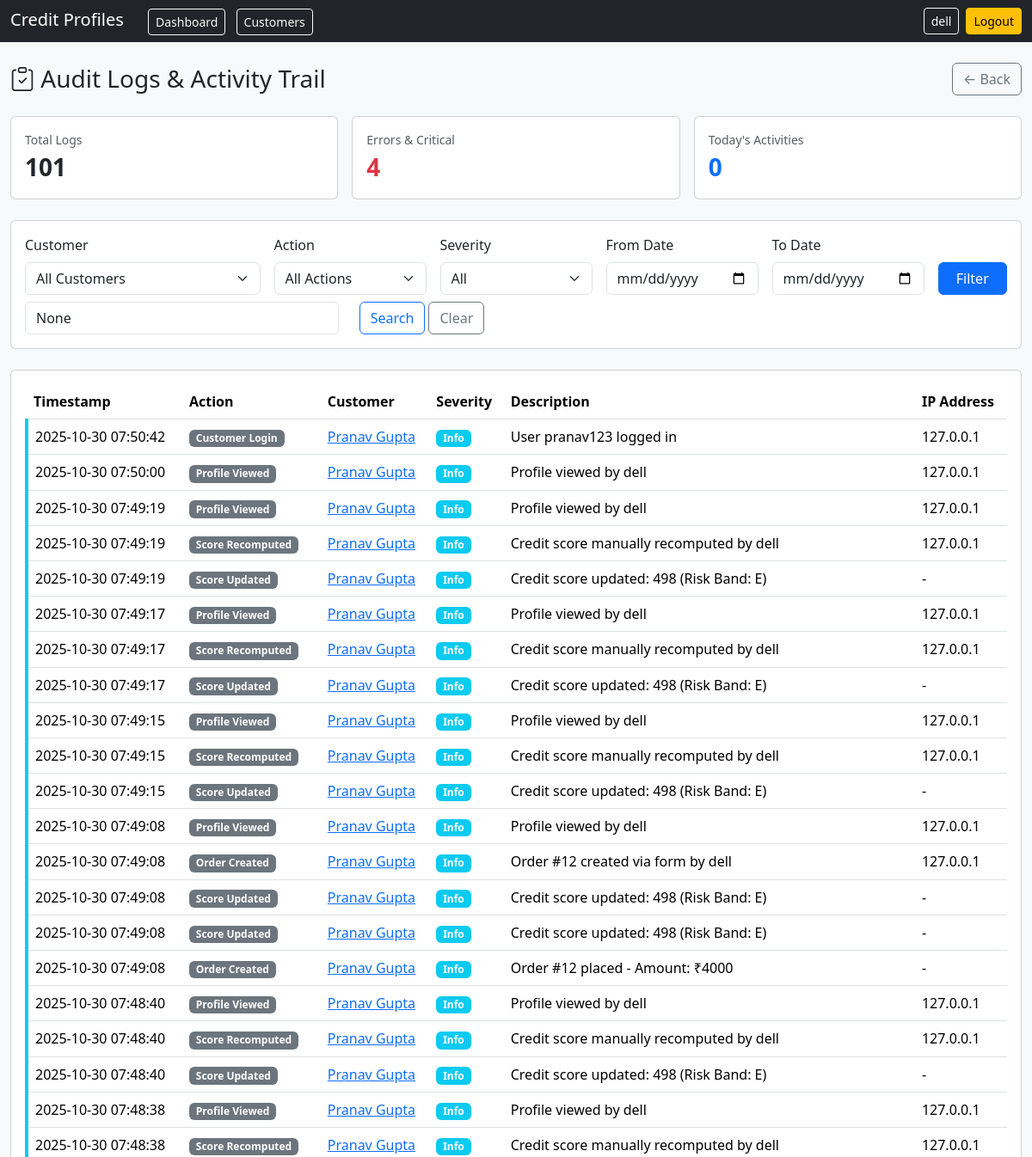
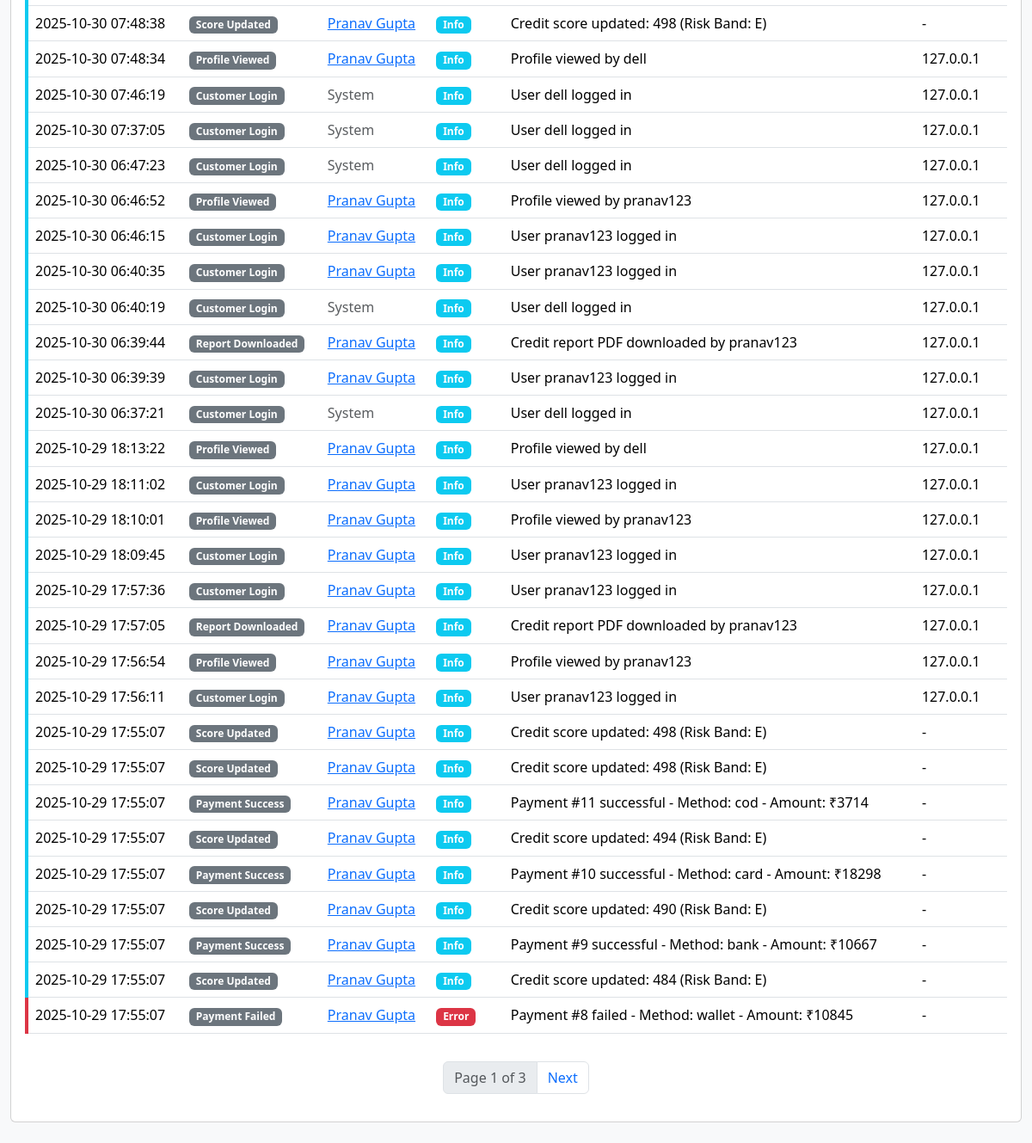
The page /audit-logs/ (signed in) on the database as committed earlier (2 pictures, top to bottom).
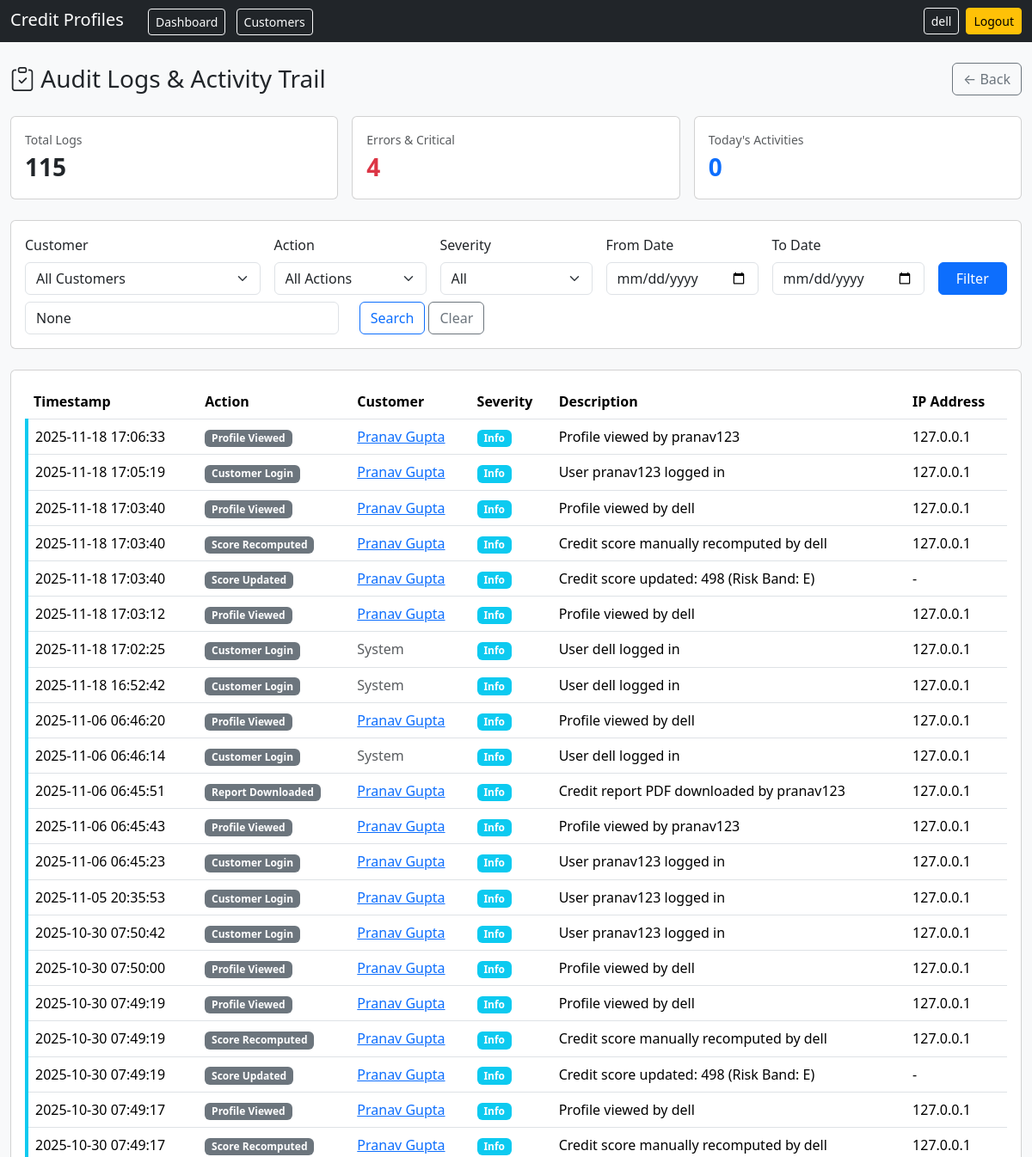
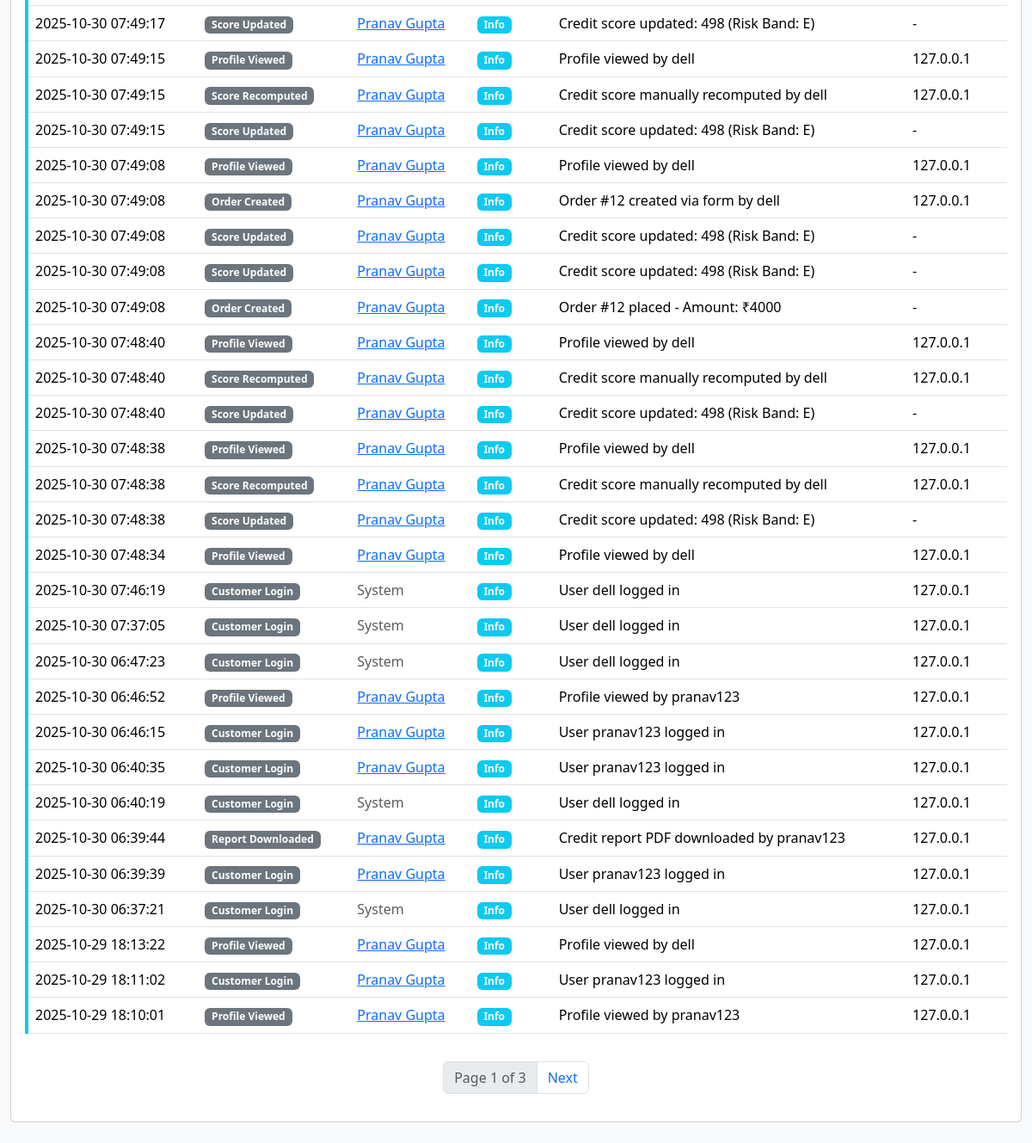
The same page on the database as committed later (2 pictures, top to bottom).
### profiles/models.py (models this page shows, shortened)
class ActivityLog(models.Model):
    SEVERITY_CHOICES = [
        ("info", "Info"),
        ("warning", "Warning"),
        ("error", "Error"),
        ("critical", "Critical"),
    ]
    ACTION_CHOICES = [
        ("order_created", "Order Created"),
        ("order_status_changed", "Order Status Changed"),
        ("payment_success", "Payment Success"),
        ("payment_failed", "Payment Failed"),
        ("score_updated", "Score Updated"),
        ("score_recomputed", "Score Recomputed"),
        ("customer_login", "Customer Login"),
        ("profile_viewed", "Profile Viewed"),
        ("report_downloaded", "Report Downloaded"),
        ("customer_created", "Customer Created"),
        ("customer_updated", "Customer Updated"),
    ]
    id = models.BigAutoField(primary_key=True)
    customer = models.ForeignKey(Customer, on_delete=models.CASCADE, related_name="activity_logs", null=True, blank=True)
    action = models.CharField(max_length=50, choices=ACTION_CHOICES)
    severity = models.CharField(max_length=20, choices=SEVERITY_CHOICES, default="info")
    description = models.TextField(blank=True)
    metadata = models.JSONField(default=dict, blank=True)  # Store additional context like user_id, order_id, etc.
    created_at = models.DateTimeField(auto_now_add=True)
    ip_address = models.GenericIPAddressField(null=True, blank=True)
    user_agent = models.TextField(blank=True)
    class Meta:
        ordering = ["-created_at"]
        indexes = [
            models.Index(fields=["-created_at"]),
            models.Index(fields=["customer", "-created_at"]),
            models.Index(fields=["action", "-created_at"]),
            models.Index(fields=["severity", "-created_at"]),
        ]

class Customer(models.Model):
    id = models.UUIDField(primary_key=True, default=uuid.uuid4, editable=False)
    full_name = models.CharField(max_length=200)
    email = models.EmailField(unique=True)
    phone = models.CharField(max_length=30, blank=True)
    created_at = models.DateTimeField(auto_now_add=True)

### profiles/views_audit.py (the view, shortened to what this page needs)
# urls.py: path("audit-logs/", audit_logs_page, name="audit-logs"),
@login_required
@user_passes_test(lambda u: u.is_staff)
def audit_logs_page(request: HttpRequest) -> HttpResponse:
    logs = ActivityLog.objects.select_related("customer").all()
    customer_id = request.GET.get("customer")
    action_filter = request.GET.get("action")
    severity_filter = request.GET.get("severity")
    date_from = request.GET.get("date_from")
    date_to = request.GET.get("date_to")
    search = request.GET.get("search")
    if customer_id:
        try:
            customer = Customer.objects.get(id=customer_id)
            logs = logs.filter(customer=customer)
        except Customer.DoesNotExist:
            pass
    if action_filter:
        logs = logs.filter(action=action_filter)
    if severity_filter:
        logs = logs.filter(severity=severity_filter)
    if date_from:
        try:
            logs = logs.filter(created_at__gte=date_from)
        except Exception:
            pass
    if search:
        logs = logs.filter(
            Q(description__icontains=search) |
            Q(customer__full_name__icontains=search) |
            Q(customer__email__icontains=search)
        )
    from django.core.paginator import Paginator
    paginator = Paginator(logs, 50)
    page_number = request.GET.get("page", 1)
    page_obj = paginator.get_page(page_number)
    total_logs = logs.count()
    error_count = logs.filter(severity__in=["error", "critical"]).count()
    today_count = logs.filter(created_at__gte=timezone.now().replace(hour=0, minute=0, second=0)).count()
    context = {
        "logs": page_obj,
        "total_logs": total_logs,
        "error_count": error_count,
        "today_count": today_count,
        "action_choices": ActivityLog.ACTION_CHOICES,
        "severity_choices": ActivityLog.SEVERITY_CHOICES,
        "customers": Customer.objects.all().order_by("-created_at")[:100],
        "filters": {
            "customer": customer_id,
            "action": action_filter,
            "severity": severity_filter,
            "date_from": date_from,
            "date_to": date_to,
            "search": search,
        }
    }
    return render(request, "profiles/audit_logs.html", context)

### profiles/templates/profiles/audit_logs.html (shortened to what the changed rows need)
<!doctype html>
<html>
  <head>
    <link href="https://cdn.jsdelivr.net/npm/bootstrap@5.3.3/dist/css/bootstrap.min.css" rel="stylesheet">
    <link href="https://cdn.jsdelivr.net/npm/bootstrap-icons@1.11.3/font/bootstrap-icons.min.css" rel="stylesheet">
  </head>
  <body class="bg-light">
    <div class="container-fluid py-4">
      <div class="d-flex justify-content-between align-items-center mb-4">
        <h1 class="h3 mb-0"><i class="bi bi-clipboard-check"></i> Audit Logs & Activity Trail</h1>
      </div>
      <div class="row g-3 mb-4">
        <div class="col-md-4">
          <div class="card">
            <div class="card-body">
              <div class="text-muted small">Total Logs</div>
              <div class="fs-3 fw-bold">{{ total_logs }}</div>
            </div>
          </div>
        </div>
      </div>
      <div class="card">
        <div class="card-body">
          <div class="table-responsive">
            <table class="table table-hover">
              <thead>
                <tr>
                  <th>Timestamp</th>
                  <th>Action</th>
                  <th>Customer</th>
                  <th>Severity</th>
                  <th>Description</th>
                  <th>IP Address</th>
                </tr>
              </thead>
              <tbody>
                {% for log in logs %}
                <tr class="severity-{{ log.severity }}">
                  <td>{{ log.created_at|date:"Y-m-d H:i:s" }}</td>
                  <td><span class="badge bg-secondary">{{ log.get_action_display }}</span></td>
                  <td>
                    {% if log.customer %}
                      <a href="/customers/{{ log.customer.id }}/">{{ log.customer.full_name }}</a>
                    {% else %}
                      <span class="text-muted">System</span>
                    {% endif %}
                  </td>
                  <td>
                    <span class="badge
                      {% if log.severity == 'info' %}bg-info
                      {% elif log.severity == 'warning' %}bg-warning text-dark
                      {% elif log.severity == 'error' %}bg-danger
                      {% else %}bg-dark
                      {% endif %}">
                      {{ log.get_severity_display }}
                    </span>
                  </td>
                  <td>{{ log.description }}</td>
                  <td>{{ log.ip_address|default:"-" }}</td>
                </tr>
                {% empty %}
                <tr>
                  <td colspan="6" class="text-center text-muted py-4">No logs found</td>
                </tr>
                {% endfor %}
              </tbody>
            </table>
          </div>
        </div>
      </div>
    </div>
  </body>
</html>

Rows that differ between the two databases and show on the page:
no longer on this page (row unchanged): ActivityLog: created_at "2025-10-29 18:09:45", action "Customer Login", customer.full_name "Pranav Gupta", severity "Info", description "User pranav123 logged in", ip_address "127.0.0.1"
no longer on this page (row unchanged): ActivityLog: created_at "2025-10-29 17:57:36", action "Customer Login", customer.full_name "Pranav Gupta", severity "Info", description "User pranav123 logged in", ip_address "127.0.0.1"
no longer on this page (row unchanged): ActivityLog: created_at "2025-10-29 17:57:05", action "Report Downloaded", customer.full_name "Pranav Gupta", severity "Info", description "Credit report PDF downloaded by pranav123", ip_address "127.0.0.1"
no longer on this page (row unchanged): ActivityLog: created_at "2025-10-29 17:56:54", action "Profile Viewed", customer.full_name "Pranav Gupta", severity "Info", description "Profile viewed by pranav123", ip_address "127.0.0.1"
no longer on this page (row unchanged): ActivityLog: created_at "2025-10-29 17:56:11", action "Customer Login", customer.full_name "Pranav Gupta", severity "Info", description "User pranav123 logged in", ip_address "127.0.0.1"
no longer on this page (row unchanged): ActivityLog: created_at "2025-10-29 17:55:07", action "Score Updated", customer.full_name "Pranav Gupta", severity "Info", description "Credit score updated: 498 (Risk Band: E)", ip_address "-"
no longer on this page (row unchanged): ActivityLog: created_at "2025-10-29 17:55:07", action "Score Updated", customer.full_name "Pranav Gupta", severity "Info", description "Credit score updated: 498 (Risk Band: E)", ip_address "-"
no longer on this page (row unchanged): ActivityLog: created_at "2025-10-29 17:55:07", action "Payment Success", customer.full_name "Pranav Gupta", severity "Info", description "Payment #11 successful - Method: cod - Amount: ₹3714", ip_address "-"
no longer on this page (row unchanged): ActivityLog: created_at "2025-10-29 17:55:07", action "Score Updated", customer.full_name "Pranav Gupta", severity "Info", description "Credit score updated: 494 (Risk Band: E)", ip_address "-"
no longer on this page (row unchanged): ActivityLog: created_at "2025-10-29 17:55:07", action "Payment Success", customer.full_name "Pranav Gupta", severity "Info", description "Payment #10 successful - Method: card - Amount: ₹18298", ip_address "-"
no longer on this page (row unchanged): ActivityLog: created_at "2025-10-29 17:55:07", action "Score Updated", customer.full_name "Pranav Gupta", severity "Info", description "Credit score updated: 490 (Risk Band: E)", ip_address "-"
no longer on this page (row unchanged): ActivityLog: created_at "2025-10-29 17:55:07", action "Payment Success", customer.full_name "Pranav Gupta", severity "Info", description "Payment #9 successful - Method: bank - Amount: ₹10667", ip_address "-"
no longer on this page (row unchanged): ActivityLog: created_at "2025-10-29 17:55:07", action "Score Updated", customer.full_name "Pranav Gupta", severity "Info", description "Credit score updated: 484 (Risk Band: E)", ip_address "-"
no longer on this page (row unchanged): ActivityLog: created_at "2025-10-29 17:55:07", action "Payment Failed", customer.full_name "Pranav Gupta", severity "Error", description "Payment #8 failed - Method: wallet - Amount: ₹10845", ip_address "-"
added ActivityLog: created_at "2025-11-18 17:06:33", action "Profile Viewed", customer.full_name "Pranav Gupta", severity "Info", description "Profile viewed by pranav123", ip_address "127.0.0.1"
added ActivityLog: created_at "2025-11-18 17:05:19", action "Customer Login", customer.full_name "Pranav Gupta", severity "Info", description "User pranav123 logged in", ip_address "127.0.0.1"
added ActivityLog: created_at "2025-11-18 17:03:40", action "Profile Viewed", customer.full_name "Pranav Gupta", severity "Info", description "Profile viewed by dell", ip_address "127.0.0.1"
added ActivityLog: created_at "2025-11-18 17:03:40", action "Score Recomputed", customer.full_name "Pranav Gupta", severity "Info", description "Credit score manually recomputed by dell", ip_address "127.0.0.1"
added ActivityLog: created_at "2025-11-18 17:03:40", action "Score Updated", customer.full_name "Pranav Gupta", severity "Info", description "Credit score updated: 498 (Risk Band: E)", ip_address "-"
added ActivityLog: created_at "2025-11-18 17:03:12", action "Profile Viewed", customer.full_name "Pranav Gupta", severity "Info", description "Profile viewed by dell", ip_address "127.0.0.1"
added ActivityLog: created_at "2025-11-18 17:02:25", action "Customer Login", shows "System", severity "Info", description "User dell logged in", ip_address "127.0.0.1"
added ActivityLog: created_at "2025-11-18 16:52:42", action "Customer Login", shows "System", severity "Info", description "User dell logged in", ip_address "127.0.0.1"
added ActivityLog: created_at "2025-11-06 06:46:20", action "Profile Viewed", customer.full_name "Pranav Gupta", severity "Info", description "Profile viewed by dell", ip_address "127.0.0.1"
added ActivityLog: created_at "2025-11-06 06:46:14", action "Customer Login", shows "System", severity "Info", description "User dell logged in", ip_address "127.0.0.1"
added ActivityLog: created_at "2025-11-06 06:45:51", action "Report Downloaded", customer.full_name "Pranav Gupta", severity "Info", description "Credit report PDF downloaded by pranav123", ip_address "127.0.0.1"
added ActivityLog: created_at "2025-11-06 06:45:43", action "Profile Viewed", customer.full_name "Pranav Gupta", severity "Info", description "Profile viewed by pranav123", ip_address "127.0.0.1"
added ActivityLog: created_at "2025-11-06 06:45:23", action "Customer Login", customer.full_name "Pranav Gupta", severity "Info", description "User pranav123 logged in", ip_address "127.0.0.1"
added ActivityLog: created_at "2025-11-05 20:35:53", action "Customer Login", customer.full_name "Pranav Gupta", severity "Info", description "User pranav123 logged in", ip_address "127.0.0.1"
Other text that changed with them:
{{ total_logs }}: "101" → "115"
